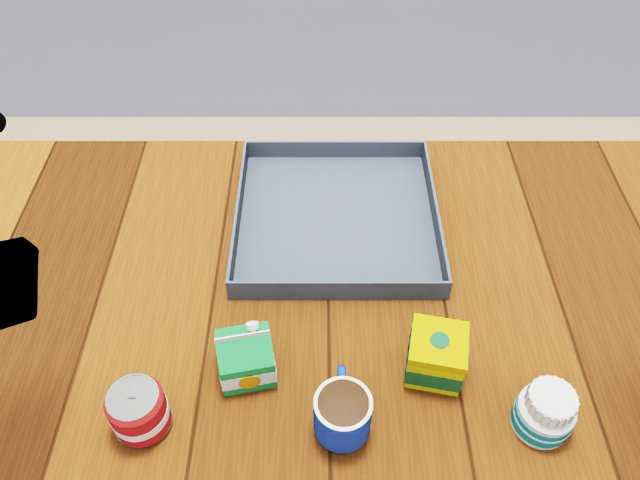
#> input picture home/scene_robot_view.jpg, 640 x 480 px
$ python -i cut_footage.py   (imports and definitions only)
#> lines starting #> are read from the running program, lines starting #| are printed output that depends on the picture
"""Footage for the talking part of the demo video, cut from a recorded suit run (recordings/dataset/episode_NNNNNN).

    python tools/cut_footage.py recordings/dataset/episode_000004 <output folder>

    06_end_to_end_20s.mp4    the whole story in 20 seconds: the robot's eyes, the man's view inset, a caption per step
    05b_quest_view.mp4       stage 3: what the worker sees in the headset, at real speed (glass picked up, then handed over)
    05b_recorder_view.mp4    stage 4: both recorded cameras side by side with the numbers saved for that step
Silent (voice goes over them). 1920x1080, 24 fps.
"""
import json, subprocess, sys
from pathlib import Path
import numpy as np
from PIL import Image, ImageDraw, ImageFont

W, H, FPS = 1920, 1080, 24
ep, out = Path(sys.argv[1]), Path(sys.argv[2])
AV = "/System/Library/Fonts/Avenir Next.ttc"
cap, tiny, mono = ImageFont.truetype(AV, 46, index=2), ImageFont.truetype(AV, 28, index=5), ImageFont.truetype("/System/Library/Fonts/Menlo.ttc", 27)
# [1 line not run here, left out]
# [1 line that did not run here, left out]
at = lambda t: steps[min(len(steps) - 1, int(np.searchsorted(T, t)))]
cache = {}


# [30 lines left out: functions picture, write, label, story, not called in this run]


# ---- the whole story in 20 seconds
A, B, N = 26.0, 196.0, 20 * FPS


def end_to_end(i):
    s = at(A + (B - A) * i / N)
    im = picture("robot_eyes", s["frame"]["robot_eyes"] or 0, (W, H)).copy()
    inset = picture("person", s["frame"]["person"] or 0, (512, 288))
    im.paste(Image.new("RGB", (520, 296), (238, 242, 244)), (W - 520 - 36, 36)); im.paste(inset, (W - 516 - 36, 40))
    d = ImageDraw.Draw(im)
    label(d, (W - 36 - 520, 372), "the man's view", tiny, "la")
    label(d, (60, H - 70), story(s))
    label(d, (W - 60, H - 70), "%.1fx speed" % ((B - A) / 20), tiny, "rs")
    return im


# [1 line not run here, left out]

# ---- stage 3: the headset's picture at real speed
PARTS = [(66.0, 74.5, "In the headset: the robot's own eyes"), (104.5, 112.0, "Trigger: the glass is handed over")]
frames = [(a + j / FPS, text) for a, b, text in PARTS for j in range(int((b - a) * FPS))]


# [5 lines left out: function quest, not called in this run]


# [1 line not run here, left out]

# ---- stage 4: what one step of a recording holds
R0, RN = 126.0, 12 * FPS


# [18 lines left out: function recorder, not called in this run]


# [1 line not run here, left out]

>>> import cv2
>>> picture = cv2.imread('../home/scene_robot_view.jpg', cv2.IMREAD_GRAYSCALE)
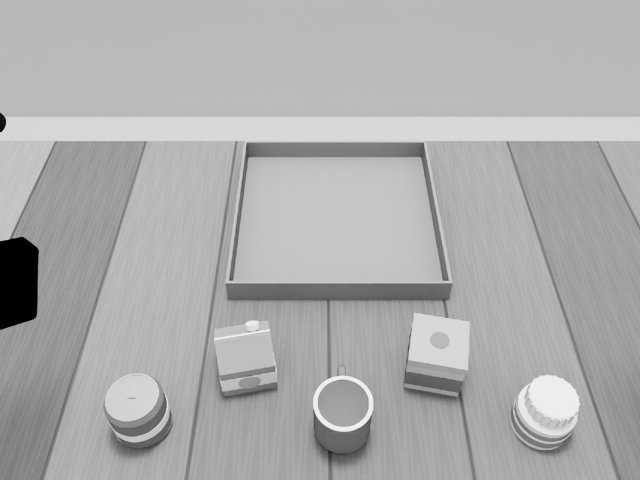
#> picture: shape (480, 640); min 0, max 255, mean 173.2
#> (the run stopped early here; a loop or call above may not have finished)
